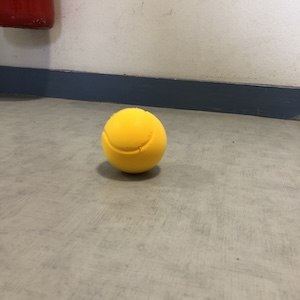
#> input picture Test_Eliam/IMG_300/IMG_5389.jpeg, 300 x 300 px
$ python -i tests_opencv.py   (imports and definitions only)
#> lines starting #> are read from the running program, lines starting #| are printed output that depends on the picture; after the words box and inside, x2 and y2 are one past the last pixel; in counts of white or black regions, pixels touching at a corner belong together
import cv2
import numpy as np

def detect_color_hsv(img_hsv):
    # Masques pour chaque couleur
    masks = {}

    # Rouge = deux plages
    lower_red1 = np.array([0, 100, 50])
    upper_red1 = np.array([10, 255, 255])
    lower_red2 = np.array([160, 100, 50])
    upper_red2 = np.array([180, 255, 255])
    mask_red = cv2.inRange(img_hsv, lower_red1, upper_red1) | cv2.inRange(img_hsv, lower_red2, upper_red2)

    # Jaune
    lower_yellow = np.array([20, 100, 50])
    upper_yellow = np.array([30, 255, 255])
    mask_yellow = cv2.inRange(img_hsv, lower_yellow, upper_yellow)

    # Vert
    lower_green = np.array([40, 100, 50])
    upper_green = np.array([85, 255, 255])
    mask_green = cv2.inRange(img_hsv, lower_green, upper_green)

    # Bleu
    lower_blue = np.array([90, 100, 50])
    upper_blue = np.array([130, 255, 255])
    mask_blue = cv2.inRange(img_hsv, lower_blue, upper_blue)

    masks['Rouge'] = mask_red
    masks['Jaune'] = mask_yellow
    masks['Vert'] = mask_green
    masks['Bleu'] = mask_blue

    detected = []

    for color, mask in masks.items():
        if cv2.countNonZero(mask) > 100:  # seuil à ajuster
            detected.append(color)

    return detected

def carac_obj(image):
#> called with image = 'IMG_300/IMG_5389.jpeg'
    img_color = cv2.imread(image)
#> img_color is the input picture: shape (300, 300, 3); mean B, G, R 130.9, 147.6, 157.3
    width, height, _ = img_color.shape
#> width = 300; height = 300

    # Passage de l'image en HSV pour mieux séparer les couleurs
    img_hsv = cv2.cvtColor(img_color, cv2.COLOR_BGR2HSV)
#> img_hsv: shape (300, 300, 3); mean H, S, V 27.9, 48.8, 158.7

    # Applique un flou sur l'image pour lisser les bordures
    img_blur = cv2.GaussianBlur(img_hsv, (13, 13), 0)
#> img_blur: shape (300, 300, 3); mean H, S, V 27.9, 48.8, 158.7

    # Passage de l'image en niveau de gris à partir d'une info HSV afin de séparer les tons (background / objets)
    img_gray = cv2.cvtColor(img_blur, cv2.COLOR_BGR2GRAY)
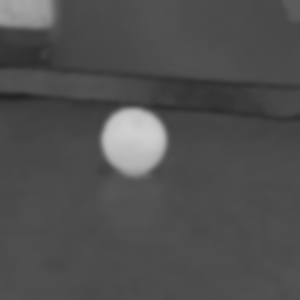
#> img_gray: shape (300, 300); min 35, max 208, mean 79.3

    _,img_thresh = cv2.threshold(img_gray, 127, 255, cv2.THRESH_BINARY)
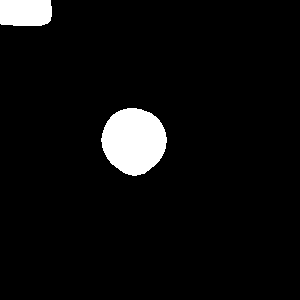
#> img_thresh: shape (300, 300); 5.2% white; 2 white regions

    # CONTOURS
    ## RETR_EXTERNAL : récupére que contours externes, évite de trouver plusieurs fois les contours internes ou superposés
    ## CHAIN_APPROX_NONE : prend tout les contours et non pas 4 points sur l'objet
    contours, _ = cv2.findContours(img_thresh, cv2.RETR_EXTERNAL, cv2.CHAIN_APPROX_NONE)
#> contours = 2 contours; box (x1, y1, x2, y2) and area: (101, 108, 167, 176) 3290, (0, 0, 52, 26) 1230

    objet = False

    nbObjets = 0
    formeObjets = []
    positionObjets = []
    colorObjets = []

    for contour in contours:
        epsilon = 0.005 * cv2.arcLength(contour, True)
        approx = cv2.approxPolyDP(contour, epsilon, True)

        cv2.drawContours(img_color, [approx], -1, (0, 255, 0), 1)

        num_vertices = len(approx)
        shape_name = ""

        if num_vertices == 4:
            x, y, w, h = cv2.boundingRect(approx)
            aspect_ratio = w / float(h)
            shape_name = "Carre" if 0.9 <= aspect_ratio <= 1.1 else "" #"Rectangle"
            objet = True
        elif len(approx) >= 12:
            area = cv2.contourArea(contour)
            perimeter = cv2.arcLength(contour, True)
            circularity = (4 * np.pi * area) / (perimeter ** 2)
            if 0.55 <= circularity <= 1.45:
                shape_name = "Cercle"
                objet = True
        else:
            objet = False

        if(objet == True):
            x, y = approx[0][0]
            cv2.putText(img_color, shape_name, (x, y), cv2.FONT_HERSHEY_SIMPLEX, 0.5, (255, 0, 0), 1)
            for c in contour[nbObjets]:
                positionObjets.append([int(np.mean(c[0])), int(np.mean(c[1]))])

            colorKernel = 30
            y1 = positionObjets[nbObjets][1]-colorKernel
            if(y1 < 0):
                y1 = 0
            y2 = positionObjets[nbObjets][1]+colorKernel
            if(y2 > height):
                y2 = height
            x1 = positionObjets[nbObjets][0]-colorKernel
            if(x1 < 0):
                x1 = 0
            x2 = positionObjets[nbObjets][0]+colorKernel
            if(x2 > width):
                x2 = width

            roi = img_blur[y1:y2, x1:x2]
            colors = detect_color_hsv(roi)
            colorObjets.append(colors)

            formeObjets.append(shape_name)

            nbObjets += 1

            objet = False
#> this loop made 2 passes
#> (epsilon, num_vertices, shape_name, area, perimeter, circularity, objet, x) on pass 1: (1.08, 16, 'Cercle', 3289.5, 216.6, 0.881, False, 127)
#> (epsilon, num_vertices, shape_name, objet) on pass 2: (0.734, 8, '', False)
#> pass 1, in detect_color_hsv, `mask_yellow = cv2.inRange(img_hsv, lower_yellow, upper_yellow)`:
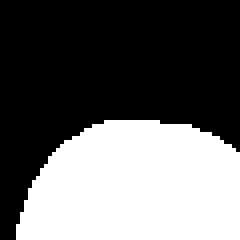
#> mask_yellow: shape (60, 60) (shown 4 times larger); 39.5% white; 1 white region, box (x1, y1, x2, y2) and area: (4, 30, 60, 60) 1423
#> after the loop:
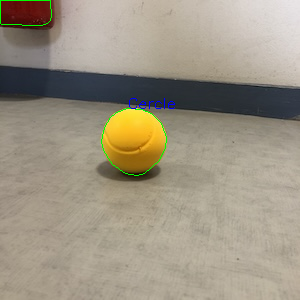
#> img_color: shape (300, 300, 3); 0.48% of pixels changed, all inside (x1, y1, x2, y2) = (0, 0, 175, 176)
#> after the loop, colorKernel = 30; colorObjets = [['Jaune']]; formeObjets = ['Cercle']; nbObjets = 1; positionObjets = [[127, 108]]; x1 = 97; x2 = 157; y1 = 78; y2 = 138

    print("taille image : " + str(width) + ", " + str(height))
#| taille image : 300, 300
    print([formeObjets, colorObjets, positionObjets, nbObjets])
#| [['Cercle'], [['Jaune']], [[127, 108]], 1]
    print("\n\n\n\n")

#> (the run stopped early here; a loop or call above may not have finished)

$ run again, on Test_Eliam/IMG_300/IMG_5390.jpeg
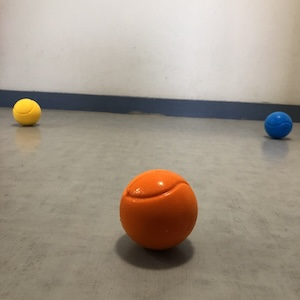
#> input picture Test_Eliam/IMG_300/IMG_5390.jpeg, 300 x 300 px
#> in carac_obj, img_color is the input picture: shape (300, 300, 3); mean B, G, R 135.1, 149, 160.2
#> img_hsv: shape (300, 300, 3); mean H, S, V 23.5, 50.1, 161.8
#> img_blur: shape (300, 300, 3); mean H, S, V 23.5, 50.1, 161.8
#> in carac_obj, `_,img_thresh = cv2.threshold(img_gray, 127, 255, cv2.THRESH_BINARY)`:
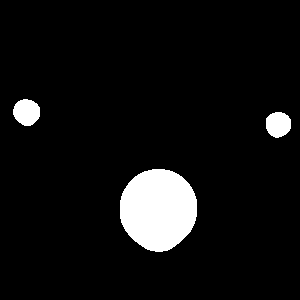
#> img_thresh: shape (300, 300); 6.8% white; 3 white regions
#> contours = 3 contours; box (x1, y1, x2, y2) and area: (120, 169, 197, 252) 4884, (13, 99, 40, 126) 526, (266, 112, 291, 138) 482
#> the loop in carac_obj, `for contour in contours:` made 3 passes
#> (epsilon, num_vertices, area, perimeter, circularity, x, y) on passes 1 to 3: (1.3, 16, 4884.5, 260.4, 0.906, 152, 169), (0.411, 26, 482.5, 82.18, 0.898, 281, 112), (0.429, 32, 526.5, 85.84, 0.898, 23, 99)
#> after the loop in carac_obj, `for contour in contours:`:
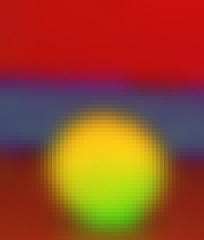
#> roi: shape (60, 51, 3) (shown 4 times larger); mean B, G, R 38.2, 71.4, 151.8
#> after the loop in carac_obj, `for contour in contours:`: colorKernel = 30; colorObjets = [['Rouge'], ['Bleu'], ['Jaune']]; formeObjets = ['Cercle', 'Cercle', 'Cercle']; nbObjets = 3; positionObjets = [[152, 169], [274, 113], [21, 100]]; x1 = 0; x2 = 51; y1 = 70; y2 = 130
#| taille image : 300, 300
#| [['Cercle', 'Cercle', 'Cercle'], [['Rouge'], ['Bleu'], ['Jaune']], [[152, 169], [274, 113], [21, 100]], 3]

$ run again, on Test_Eliam/IMG_300/IMG_5391.jpeg
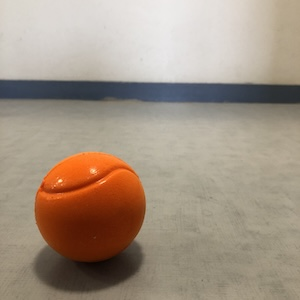
#> input picture Test_Eliam/IMG_300/IMG_5391.jpeg, 300 x 300 px
#> in carac_obj, img_color is the input picture: shape (300, 300, 3); mean B, G, R 132.2, 147.7, 163
#> img_hsv: shape (300, 300, 3); mean H, S, V 24.4, 58.3, 164.3
#> img_blur: shape (300, 300, 3); mean H, S, V 24.4, 58.3, 164.3
#> in carac_obj, `_,img_thresh = cv2.threshold(img_gray, 127, 255, cv2.THRESH_BINARY)`:
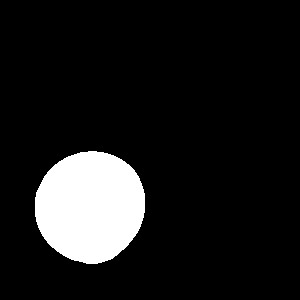
#> img_thresh: shape (300, 300); 10.8% white; 1 white region
#> contours = 1 contour; box (x1, y1, x2, y2) and area: (35, 151, 145, 264) 9546
#> the loop in carac_obj, `for contour in contours:` made 1 pass
#> (epsilon, num_vertices, shape_name, area, perimeter, circularity, objet, x) on pass 1: (1.83, 16, 'Cercle', 9546, 365.8, 0.896, False, 88)
#> after the loop in carac_obj, `for contour in contours:`:
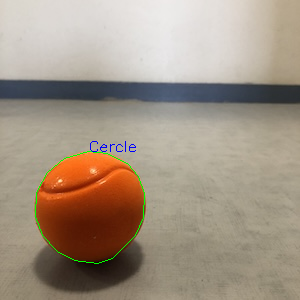
#> img_color: shape (300, 300, 3); 0.46% of pixels changed, all inside (x1, y1, x2, y2) = (35, 141, 145, 264)
#> after the loop in carac_obj, `for contour in contours:`: colorKernel = 30; colorObjets = [['Rouge']]; formeObjets = ['Cercle']; nbObjets = 1; positionObjets = [[88, 151]]; x1 = 58; x2 = 118; y1 = 121; y2 = 181
#| taille image : 300, 300
#| [['Cercle'], [['Rouge']], [[88, 151]], 1]

$ run again, on Test_Eliam/IMG_300/IMG_5392.jpeg
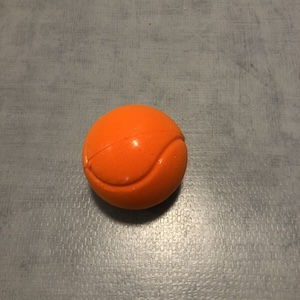
#> input picture Test_Eliam/IMG_300/IMG_5392.jpeg, 300 x 300 px
#> in carac_obj, img_color is the input picture: shape (300, 300, 3); mean B, G, R 107.5, 123.9, 142.9
#> img_hsv: shape (300, 300, 3); mean H, S, V 17.5, 56.3, 142.9
#> img_blur: shape (300, 300, 3); mean H, S, V 17.6, 56.3, 142.9
#> in carac_obj, `_,img_thresh = cv2.threshold(img_gray, 127, 255, cv2.THRESH_BINARY)`:
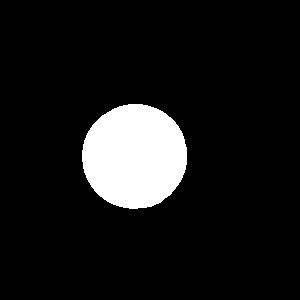
#> img_thresh: shape (300, 300); 9.6% white; 1 white region
#> contours = 1 contour; box (x1, y1, x2, y2) and area: (82, 104, 187, 209) 8531
#> the loop in carac_obj, `for contour in contours:` made 1 pass
#> (epsilon, num_vertices, shape_name, area, perimeter, circularity, objet, x) on pass 1: (1.73, 16, 'Cercle', 8531, 345.7, 0.897, False, 128)
#> after the loop in carac_obj, `for contour in contours:`:
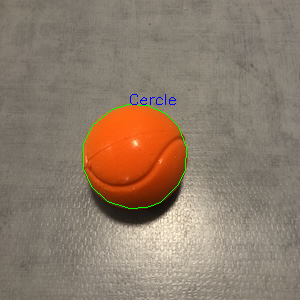
#> img_color: shape (300, 300, 3); 0.44% of pixels changed, all inside (x1, y1, x2, y2) = (83, 94, 187, 209)
#> after the loop in carac_obj, `for contour in contours:`: colorKernel = 30; colorObjets = [['Rouge']]; formeObjets = ['Cercle']; nbObjets = 1; positionObjets = [[128, 104]]; x1 = 98; x2 = 158; y1 = 74; y2 = 134
#| taille image : 300, 300
#| [['Cercle'], [['Rouge']], [[128, 104]], 1]
